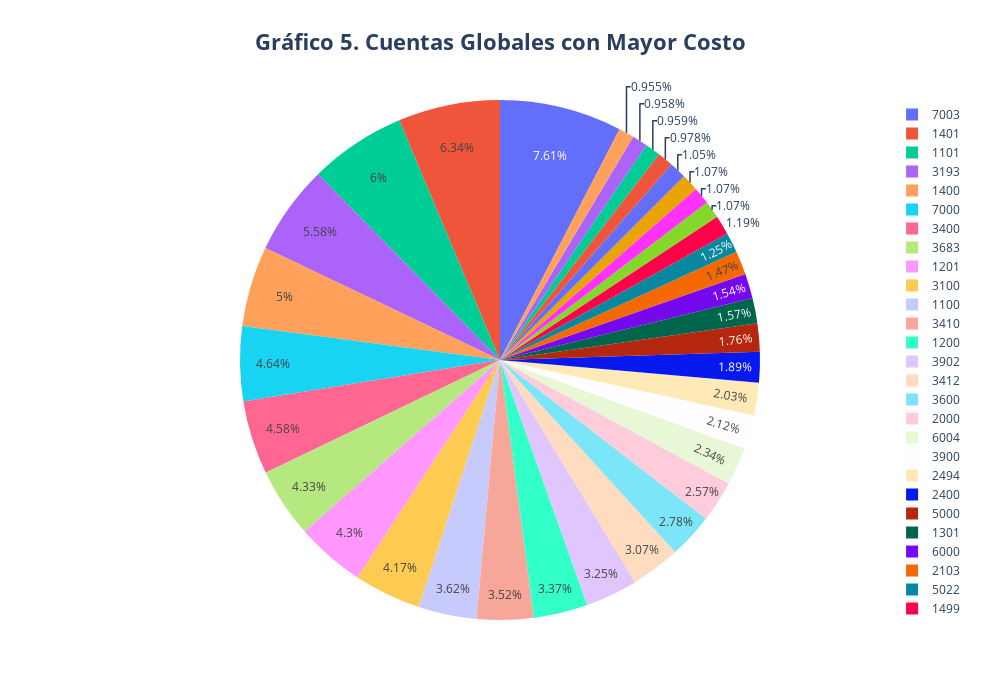

Notebook code cell kept with this figure:
### Markdown cell above
Se muestran las 10 cuentas con mayor ahorro con respecto al presupuesto asignado. El objetivo principal es visualizar cuáles han tenido una ejecución presupuestal más baja, lo que puede indicar una mala gestión de recursos, un subejercicio o incluso una sobreestimación del presupuesto original.

### Code cell
final_cost_report["CUENTA_GLOBAL"] = final_cost_report["ACCT"].astype(str).str.extract(r"^(\d{4})")
df_pie = final_cost_report.groupby("CUENTA_GLOBAL", as_index=False)["COST TO DATE"].sum().sort_values("COST TO DATE", ascending=False).head(35)
df_pie["COST_TO_DATE_M"] = (df_pie["COST TO DATE"] / 1_000_000).round(2)

fig = px.pie(df_pie,names="CUENTA_GLOBAL",values="COST TO DATE",title="<b>Gráfico 5. Cuentas Globales con Mayor Costo</b>",hover_data={"COST_TO_DATE_M": True})
fig.update_traces(hovertemplate='<b>Cuenta Global:</b> %{label}<br>'+'<b>Costo Total:</b> $%{customdata[0]} M<extra></extra>')
fig.update_layout(width=1000, height=700, title={'x':0.5}, title_font_size=22)
fig.show()

### Figure 1 — Plotly figure (JSON) as saved in the notebook; plotly's stock layout.template omitted (floating-point values rounded to 4 significant figures)
{"data": [{"customdata": [[21.15], [17.61], [16.68], [15.51], [13.9], [12.9], [12.72], [12.04], [11.96], [11.6], [10.07], [9.79], [9.36], [9.03], [8.54], [7.73], [7.14], [6.52], [5.88], [5.63], [5.25], [4.89], [4.37], [4.29], [4.08], [3.48], [3.3], [2.98], [2.98], [2.97], [2.92], [2.72], [2.67], [2.66], [2.65]], "domain": {"x": [0, 1], "y": [0, 1]}, "hovertemplate": "<b>Cuenta Global:</b> %{label}<br><b>Costo Total:</b> $%{customdata[0]} M<extra></extra>", "labels": ["7003", "1401", "1101", "3193", "1400", "7000", "3400", "3683", "1201", "3100", "1100", "3410", "1200", "3902", "3412", "3600", "2000", "6004", "3900", "2494", "2400", "5000", "1301", "6000", "2103", "5022", "1499", "1403", "2794", "2700", "4180", "5001", "7201", "1300", "3632"], "legendgroup": "", "name": "", "showlegend": true, "type": "pie", "values": [21150000.0, 17610000.0, 16680000.0, 15510000.0, 13900000.0, 12900000.0, 12720000.0, 12040000.0, 11960000.0, 11600000.0, 10070000.0, 9785000.0, 9361000.0, 9032000.0, 8540000.0, 7730000.0, 7144000.0, 6517000.0, 5884000.0, 5630000.0, 5254000.0, 4889000.0, 4368000.0, 4292000.0, 4084000.0, 3476000, 3300000.0, 2984000.0, 2977000.0, 2967000.0, 2923000.0, 2718500, 2665000.0, 2664000.0, 2655000.0]}], "layout": {"height": 700, "legend": {"tracegroupgap": 0}, "title": {"font": {"size": 22}, "text": "<b>Gráfico 5. Cuentas Globales con Mayor Costo</b>", "x": 0.5}, "width": 1000}}
